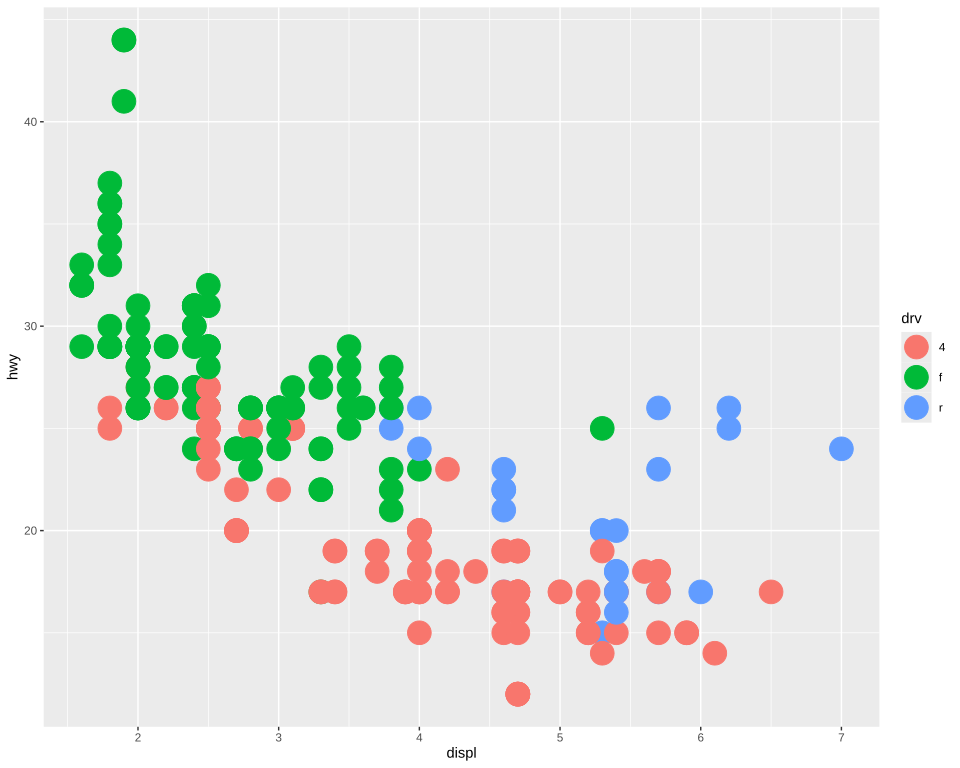

Recreate this plot in R.
# The plot test/golden/point_key_big.svg draws, drawn by ggplot2 itself, as ggplot2's own visual
# tests draw their snapshots: the independent check on that golden whenever it changes. The suite
# never runs this; it needs R, ggplot2 and vdiffr, saved as the Docker image giggly-r:ggplot2-4.0.3.
# From the repository's root:
#
#   docker run --rm -v "$PWD/test/golden":/golden:ro giggly-r:ggplot2-4.0.3 \
#     Rscript /golden/point_key_big.R > point_key_big.ggplot2.svg
#
# and compare the two drawings element by element, as test/golden/point.R describes.
#
# mpg's points coloured by drive train and set to size 8 mm: each colour key is widened to the
# point, 22.68 points square, as ggplot2's `set_key_size()` reads a point's size.
# First checked with ggplot2 4.0.3 and vdiffr 1.0.9: every element matches, the x axis drawn before
# the y as test/golden/point.R describes, and every clip path.

library(ggplot2)

plot <- ggplot(mpg, aes(displ, hwy, colour = drv)) +
  geom_point(size = 8) +
  theme_gray()

file <- tempfile(fileext = ".svg")
suppressWarnings(vdiffr::write_svg(plot, file))
cat(readLines(file), sep = "\n")
